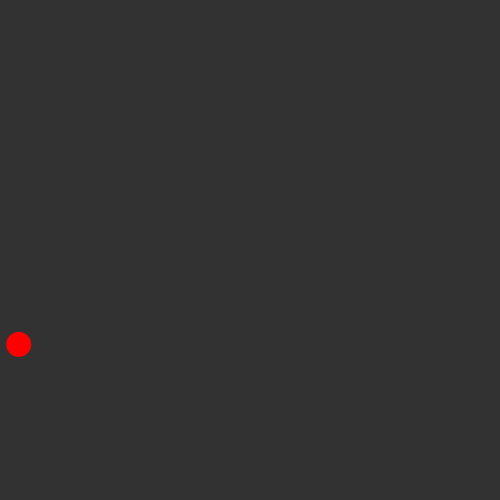
Frame 1 (no input)
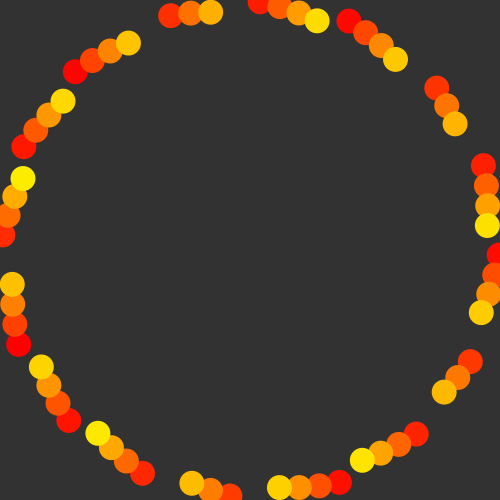
Frame 60 (the mouse pressed at the canvas centre just before this capture)
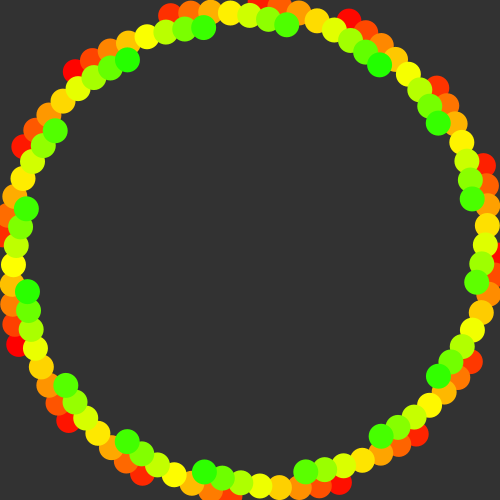
Frame 120 (the mouse held since frame 60 and released just before this capture)

The Processing sketch that drew these frames (run headless with seeded random() and noise(); from frame 60 on, the mouse is pressed at the canvas centre):

// Processing sketch: processing_131049
// ── processing_131049.pde


//change size of the great circle (place and speed) 
//\\s=?? and s=s+? 
//change speed of color changing || maxspeed = ?
//speed of printing(omega) || w = ??
//size of the circles || ellipse(x,y,??,??)
//(others)circle,colour,the great shape(to a star*)
float o = 0;
float w = 5.1;
float x = 250;
float y = 250;

float maxspeed = 4;
float r = 254;
float g = 0;
float b = 0;
float rspeed = 0;
//from red to yellow:
float gspeed = maxspeed;
float bspeed = 0;
int maxr = 255;
int maxg = 255;
int maxb = 255;
int maxs = 250;
float s = maxs;
void setup(){
  size(500,500);
  background(50);
}
void draw(){
 // background(100);
 s = s - 0.2;
  o=o+w;
  x=sin(o)*s+250;
  y=cos(o)*s+250;
  fill(r,g,b);
  noStroke();
  point(x,y);
  ellipse(x,y,25,25);
  point(x,y);
   r = r + rspeed;
  g = g + gspeed;
  b = b + bspeed;
 // yellow
  if ((g>=maxg)){
    gspeed = 0;
    rspeed = -maxspeed;
  }
  //green
  if (r<=0){
    rspeed = 0;
    bspeed = maxspeed;
  }
  //sky
  if (b>=maxb){
    bspeed = 0;
    gspeed = -maxspeed;
  }
  //dark blua
  if (g<=0){
    gspeed = 0;
    rspeed = maxspeed;
  }
 // pink
  if (r>=maxr){
    rspeed = 0;
    bspeed = -maxspeed;
  }//red
  if (b<=-1){
    bspeed = 0;
    r=254;
    g=0;
    b=0;
    gspeed=maxspeed;
  }
  if (s<=-250){
    s=s*-1;
  }
}
/*any ideas for easier change of colors please comment
btw,you can change anything to create more
by what i said in the beginning*/
